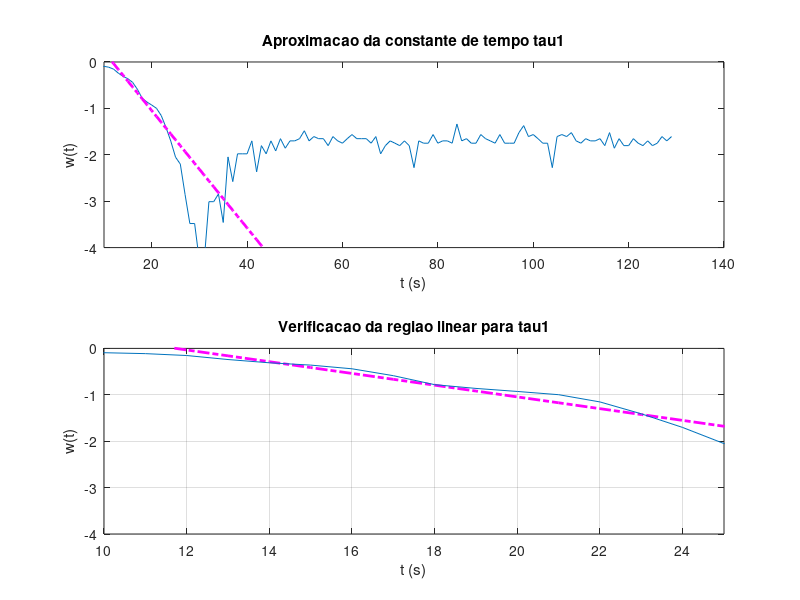
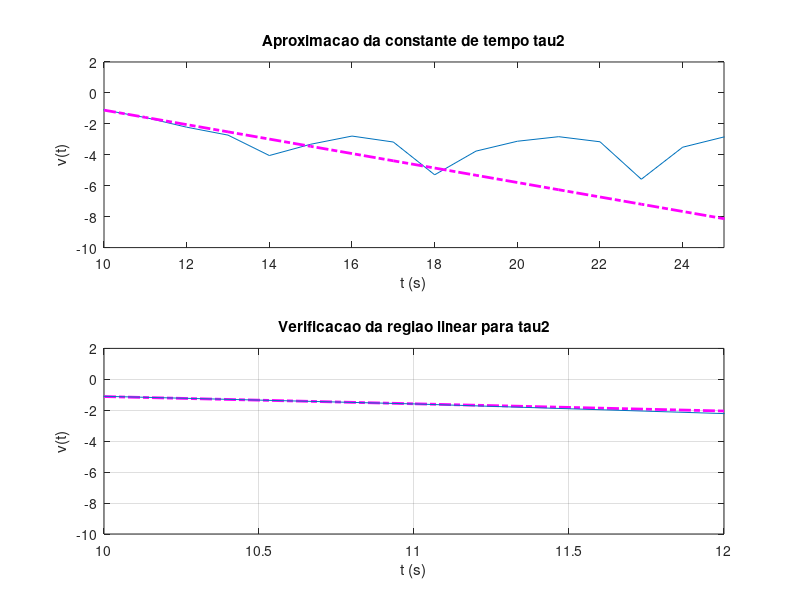

MATLAB code to generate these figures, in order: (Note: this script raises an error after producing the figures.)
clc;
clear all;

%% leitura de dados e parametrizacoes iniciais
torneira4 = load('torneira4.txt');

% como dito em aula, a entrada ? representada pela 2a coluna do arquivo,
% enquanto y(t) ? dado pela primeira coluna do arquivo.
u_t4 = torneira4(:,2);
y_t4 = torneira4(:,1);
u = -u_t4 + u_t4(1);
y0 = y_t4(1);
Ts = 1;
t = [0:Ts:(length(u_t4)-1)]';

% atraso no tempo theta adquirido por inspecao grafica
theta = 4;
%% plots iniciais sem normaliza
plot(t, u);
hold on;
plot(t, (y_t4-y0)); xlabel('t(s)'); ylabel('Amplitude do sinal');
title('Resposta ao degrau - dados experimentais');
legend('Degrau de entrada u(t)', 'Resposta do sistema y(t)');
grid
hold off
%% normalizando dados
norm_y_t4 = (y_t4 - min(y_t4)) ./ ( max(y_t4) - min(y_t4));
yn =  norm_y_t4;
plot(t, yn); xlabel('t(s)'); ylabel('y(t) normalizado');
title('Resposta ao degrau do sistema normalizada - dados experimentais');
grid
%% Calculo de ganho normalizado e nao normalizado
Knorm = (mean(yn(end-20:end)) - mean(yn(1:20)))/(u(end) - u(1));
K = (mean(y_t4(end-20:end)) - mean(y_t4(1:20)))/(u(end) - u(1));

%% Resposta complementar:

% calculo do segundo coeficiente
yy = log(abs(1 - yn./(Knorm*u)));
coef1 = polyfit(t(10:25), yy(10:25), 1);
% ajustes finos
coef1(1) = coef1(1)-.025;
coef1(2) = coef1(2)+.45;
% tau1
tau1 = -1/coef1(1);

figure(1); 
subplot(211); plot(t, yy); xlabel('t (s)'); ylabel('w(t)'); axis([10 140 -4 0]);
hold on; plot(t(t>=10), coef1(1)*t(t>=10) + coef1(2), 'm-.', 'LineWidth', 2);
title('Aproximacao da constante de tempo tau1');
subplot(212); plot(t(t>=10), coef1(1)*t(t>=10) + coef1(2), 'm-.', 'LineWidth', 2); 
hold on; plot(t, yy); xlabel('t (s)'); ylabel('w(t)'); axis([10 25 -4 0]);
title('Verificacao da regiao linear para tau1');
grid 

% calculo do segundo coeficiente
yy2 = log(abs(exp(coef1(2))*exp(-(t)./tau1) - (1 - yn./(Knorm*u))));
% calculo e ajuste de tau2
coef2 = polyfit(t(10:12),yy2(10:12),1);
% tau2
tau2 = -1/coef2(1);

figure(2); 
subplot(211); plot(t, yy2); xlabel('t (s)'); ylabel('v(t)'); axis([10 25 -10 2]);
hold on; plot(t(t>=10), coef2(1)*t(t>=10) + coef2(2), 'm-.', 'LineWidth', 2); 
title('Aproximacao da constante de tempo tau2');
subplot(212); plot(t(t>=10), coef2(1)*t(t>=10) + coef2(2), 'm-.', 'LineWidth', 2); 
hold on; plot(t, yy2); xlabel('t (s)'); ylabel('v(t)'); axis([10 12 -10 2]);
title('Verificacao da regiao linear para tau2');
grid 

% 
G2a = tf(K, [tau1*tau2  tau1+tau2  1], 'ioDelay', theta);
y2 = lsim(G2a, u, t) + y0;

figure(3); 
plot(t, y2, 'm--','LineWidth',2); xlabel('t (s)'); ylabel('y(t)');
hold on; 
plot(t, y_t4, 'LineWidth',2); xlabel('t (s)'); ylabel('y(t)');

%% dados resultantes
K
theta
tau1
tau2
